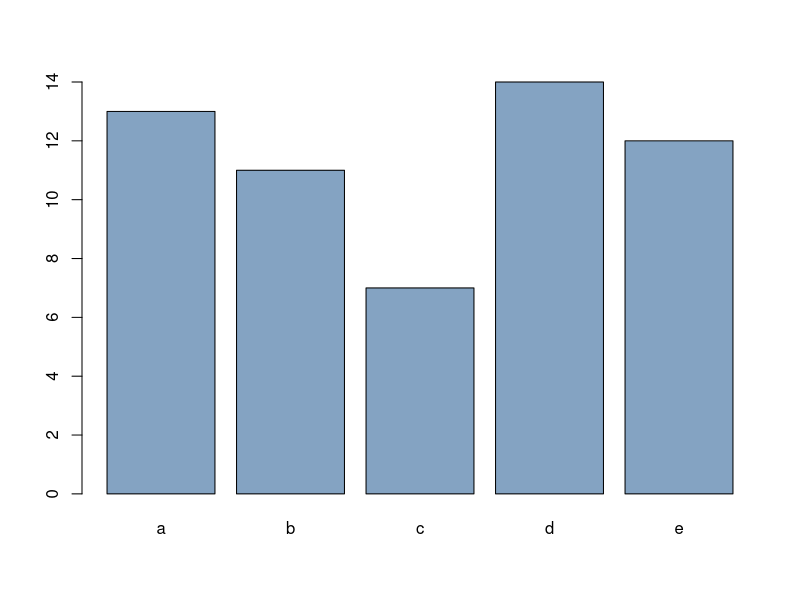
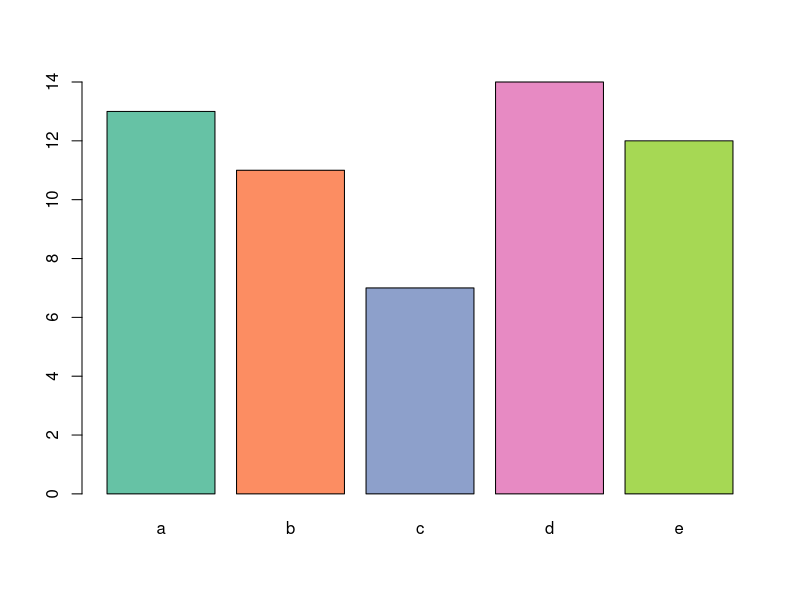
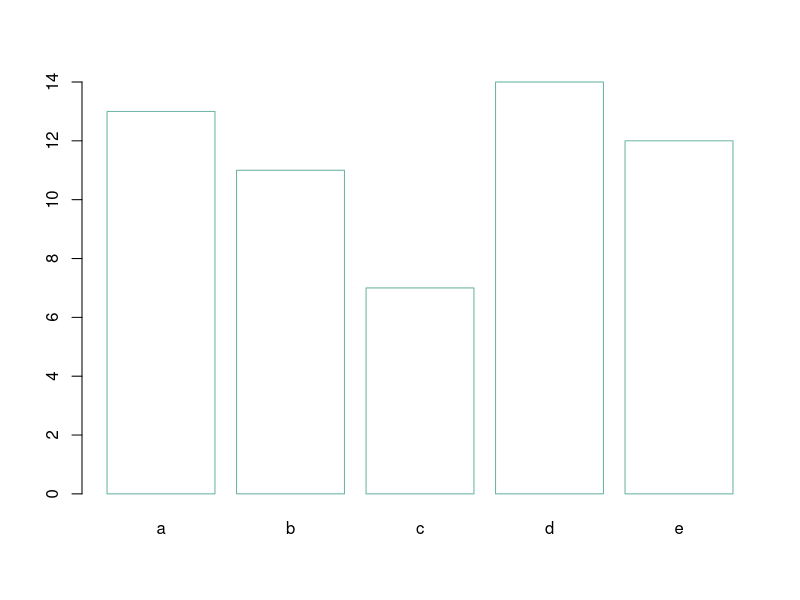

Recreate these plots in R, in order.
# create dummy data
data <- data.frame(
  name=letters[1:5],
  value=sample(seq(4,15),5)
)

# Uniform color
barplot(height=data$value, names=data$name, col=rgb(0.2,0.4,0.6,0.6) )

# Specific color for each bar? Use a well known palette
library(RColorBrewer)
coul <- brewer.pal(5, "Set2") 
barplot(height=data$value, names=data$name, col=coul )

# Change border color
barplot(height=data$value, names=data$name, border="#69b3a2", col="white" )